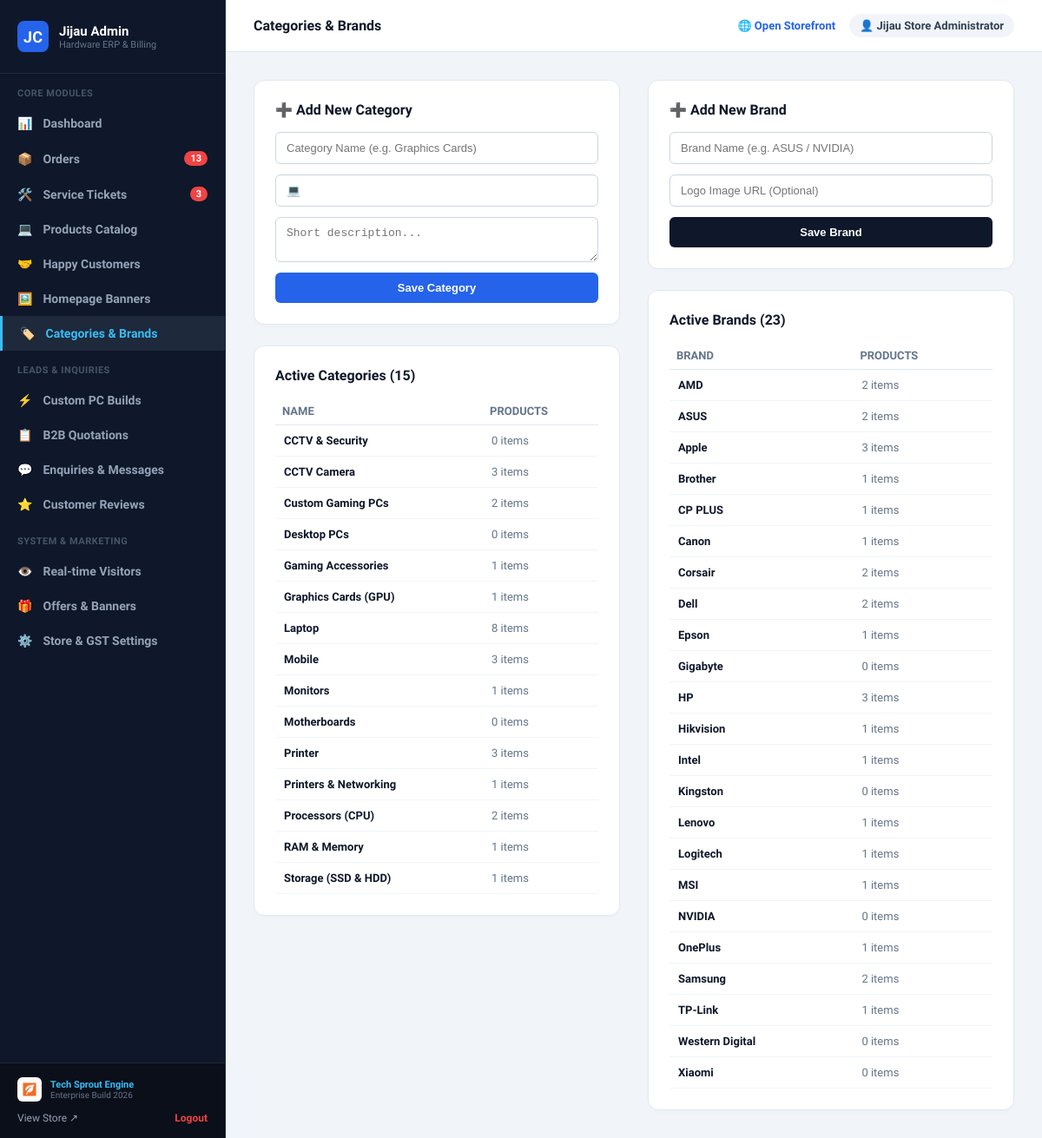
The page /admin/categories.php (signed in) on the database its author committed.
### tables this page shows
CREATE TABLE "Category" (
    "id" TEXT NOT NULL PRIMARY KEY,
    "name" TEXT NOT NULL,
    "slug" TEXT NOT NULL,
    "description" TEXT,
    "imageUrl" TEXT,
    "iconName" TEXT DEFAULT 'Monitor',
    "order" INTEGER NOT NULL DEFAULT 0,
    "isActive" BOOLEAN NOT NULL DEFAULT true,
    "createdAt" DATETIME NOT NULL DEFAULT CURRENT_TIMESTAMP,
    "updatedAt" DATETIME NOT NULL
);

CREATE TABLE "Brand" (
    "id" TEXT NOT NULL PRIMARY KEY,
    "name" TEXT NOT NULL,
    "slug" TEXT NOT NULL,
    "logoUrl" TEXT,
    "isActive" BOOLEAN NOT NULL DEFAULT true,
    "createdAt" DATETIME NOT NULL DEFAULT CURRENT_TIMESTAMP,
    "updatedAt" DATETIME NOT NULL
);

### admin/categories.php (the view, shortened to what this page needs)
<?php
require_once __DIR__ . '/includes/header.php';
require_once __DIR__ . '/includes/sidebar.php';
$db = getDB();
$categories = $db->query('SELECT c.*, (SELECT COUNT(*) FROM "Product" WHERE categoryId = c.id) as productCount FROM "Category" c ORDER BY name ASC')->fetchAll();
$brands = $db->query('SELECT b.*, (SELECT COUNT(*) FROM "Product" WHERE brandId = b.id) as productCount FROM "Brand" b ORDER BY name ASC')->fetchAll();
?>
<div>
  <div style="display: grid; grid-template-columns: 1fr 1fr; gap: 32px;">
    <div>
      <div style="background: white; border-radius: 12px; border: 1px solid #e2e8f0; padding: 24px; box-shadow: 0 2px 4px rgba(0,0,0,0.02); margin-bottom: 24px;">
        <h3 style="font-size: 16px; font-weight: 800; color: #0f172a; margin: 0 0 16px;">➕ Add New Category</h3>
        <form method="POST" action="/admin/categories.php" style="display: flex; flex-direction: column; gap: 12px;">
          <input type="text" name="name" required placeholder="Category Name (e.g. Graphics Cards)" style="padding: 10px 12px; border: 1.5px solid #cbd5e1; border-radius: 6px; font-size: 13px;">
          <input type="text" name="icon" placeholder="Icon / Emoji (e.g. 🎮)" value="💻" style="padding: 10px 12px; border: 1.5px solid #cbd5e1; border-radius: 6px; font-size: 13px;">
          <textarea name="description" rows="2" placeholder="Short description..." style="padding: 10px 12px; border: 1.5px solid #cbd5e1; border-radius: 6px; font-size: 13px;"></textarea>
          <button type="submit" style="padding: 10px; background: #2563eb; color: white; border: none; border-radius: 6px; font-weight: 700; font-size: 13px; cursor: pointer;">Save Category</button>
        </form>
      </div>
      <div style="background: white; border-radius: 12px; border: 1px solid #e2e8f0; padding: 24px; box-shadow: 0 2px 4px rgba(0,0,0,0.02);">
        <h3 style="font-size: 16px; font-weight: 800; color: #0f172a; margin: 0 0 16px;">Active Categories (<?= count($categories) ?>)</h3>
        <table style="width: 100%; border-collapse: collapse; font-size: 13px; text-align: left;">
          <thead>
            <tr style="border-bottom: 1px solid #e2e8f0; color: #64748b;">
              <th style="padding: 8px;">NAME</th>
              <th style="padding: 8px;">PRODUCTS</th>
            </tr>
          </thead>
          <tbody>
            <?php foreach ($categories as $c): ?>
              <tr style="border-bottom: 1px solid #f1f5f9;">
                <td style="padding: 10px; font-weight: 700;"><?= htmlspecialchars($c['icon'] ?? '') ?> <?= htmlspecialchars($c['name']) ?></td>
                <td style="padding: 10px; color: #64748b;"><?= $c['productCount'] ?> items</td>
              </tr>
            <?php endforeach; ?>
          </tbody>
        </table>
      </div>
    </div>
    <div>
      <div style="background: white; border-radius: 12px; border: 1px solid #e2e8f0; padding: 24px; box-shadow: 0 2px 4px rgba(0,0,0,0.02); margin-bottom: 24px;">
        <h3 style="font-size: 16px; font-weight: 800; color: #0f172a; margin: 0 0 16px;">➕ Add New Brand</h3>
        <form method="POST" action="/admin/categories.php" style="display: flex; flex-direction: column; gap: 12px;">
          <input type="text" name="name" required placeholder="Brand Name (e.g. ASUS / NVIDIA)" style="padding: 10px 12px; border: 1.5px solid #cbd5e1; border-radius: 6px; font-size: 13px;">
          <input type="text" name="logoUrl" placeholder="Logo Image URL (Optional)" style="padding: 10px 12px; border: 1.5px solid #cbd5e1; border-radius: 6px; font-size: 13px;">
          <button type="submit" style="padding: 10px; background: #0f172a; color: white; border: none; border-radius: 6px; font-weight: 700; font-size: 13px; cursor: pointer;">Save Brand</button>
        </form>
      </div>
      <div style="background: white; border-radius: 12px; border: 1px solid #e2e8f0; padding: 24px; box-shadow: 0 2px 4px rgba(0,0,0,0.02);">
        <h3 style="font-size: 16px; font-weight: 800; color: #0f172a; margin: 0 0 16px;">Active Brands (<?= count($brands) ?>)</h3>
        <table style="width: 100%; border-collapse: collapse; font-size: 13px; text-align: left;">
          <thead>
            <tr style="border-bottom: 1px solid #e2e8f0; color: #64748b;">
              <th style="padding: 8px;">BRAND</th>
              <th style="padding: 8px;">PRODUCTS</th>
            </tr>
          </thead>
          <tbody>
            <?php foreach ($brands as $b): ?>
              <tr style="border-bottom: 1px solid #f1f5f9;">
                <td style="padding: 10px; font-weight: 700;"><?= htmlspecialchars($b['name']) ?></td>
                <td style="padding: 10px; color: #64748b;"><?= $b['productCount'] ?> items</td>
              </tr>
            <?php endforeach; ?>
          </tbody>
        </table>
      </div>
    </div>
  </div>
</div>
<?php require_once __DIR__ . '/includes/footer.php'; ?>

### public/css/style.css (style rules this page uses)
* { box-sizing: border-box; }
html, body { margin: 0; padding: 0; width: 100%; max-width: 100vw; overflow-x: hidden; font-family: 'Plus Jakarta Sans', -apple-system, BlinkMacSystemFont, 'Segoe UI', Roboto, sans-serif; -webkit-font-smoothing: antialiased; }

### admin/includes/header.php (style rules this page uses)
:root { --admin-bg: #0f172a; --admin-card: #1e293b; --admin-sidebar: #0b0f19; --admin-border: #334155; --admin-accent: #3b82f6; }
body.admin-body { background: #f1f5f9; color: #0f172a; font-family: 'Plus Jakarta Sans', sans-serif; margin: 0; padding: 0; display: flex; min-height: 100vh; }

### rows shown on the page
category: name "CCTV & Security", productCount "0"
category: name "CCTV Camera", productCount "3"
category: name "Custom Gaming PCs", productCount "2"
category: name "Desktop PCs", productCount "0"
category: name "Gaming Accessories", productCount "1"
category: name "Graphics Cards (GPU)", productCount "1"
category: name "Laptop", productCount "8"
category: name "Mobile", productCount "3"
category: name "Monitors", productCount "1"
category: name "Motherboards", productCount "0"
category: name "Printer", productCount "3"
category: name "Printers & Networking", productCount "1"
category: name "Processors (CPU)", productCount "2"
category: name "RAM & Memory", productCount "1"
category: name "Storage (SSD & HDD)", productCount "1"
brand: name "AMD", productCount "2"
brand: name "ASUS", productCount "2"
brand: name "Apple", productCount "3"
brand: name "Brother", productCount "1"
brand: name "CP PLUS", productCount "1"
brand: name "Canon", productCount "1"
brand: name "Corsair", productCount "2"
brand: name "Dell", productCount "2"
brand: name "Epson", productCount "1"
brand: name "Gigabyte", productCount "0"
brand: name "HP", productCount "3"
brand: name "Hikvision", productCount "1"
brand: name "Intel", productCount "1"
brand: name "Kingston", productCount "0"
brand: name "Lenovo", productCount "1"
brand: name "Logitech", productCount "1"
brand: name "MSI", productCount "1"
brand: name "NVIDIA", productCount "0"
brand: name "OnePlus", productCount "1"
brand: name "Samsung", productCount "2"
brand: name "TP-Link", productCount "1"
brand: name "Western Digital", productCount "0"
brand: name "Xiaomi", productCount "0"

### other values the page prints
$pendingOrdersCount "13"
$activeServiceCount "3"
$pageTitle "Categories & Brands"
$adminUser['name'] "Jijau Store Administrator"
count($categories) "15"
count($brands) "23"
